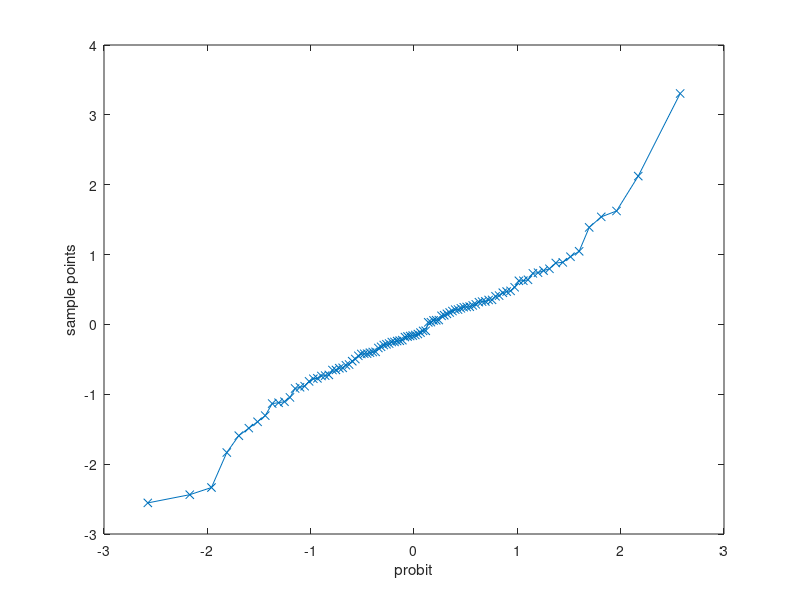

Reproduce this figure in MATLAB.
% a
seed=1;
rand('seed',seed);
n=100;
X = zeros(1,n);
for i=1:n
    s=sign(rand(1)-0.5);
    u1=rand(1);
    u2=rand(1);
    x1=-log(u1);
    while (u2>exp(-0.5*(x1-1)^2))
        u1=rand(1);
        u2=rand(1);
        x1=-log(u1);
    end;
    X(i)=x1*s;
end;

qqplot(X);

% b
Y = zeros(1,n);
for i=1:n
    x=rand(1);
    Y(i)=0+(x^0.1349-(1-x)^0.1349)/0.1975;
end

qqplot(Y);

% c
Z= zeros(1,n);
for i=1:n
    u=rand(1);
    z=randn(1);
    if (u<=0.82)
        Z(i)=0.6*z;
    else
        Z(i)=1.98*z;
    end      
end
    
qqplot(Z);


